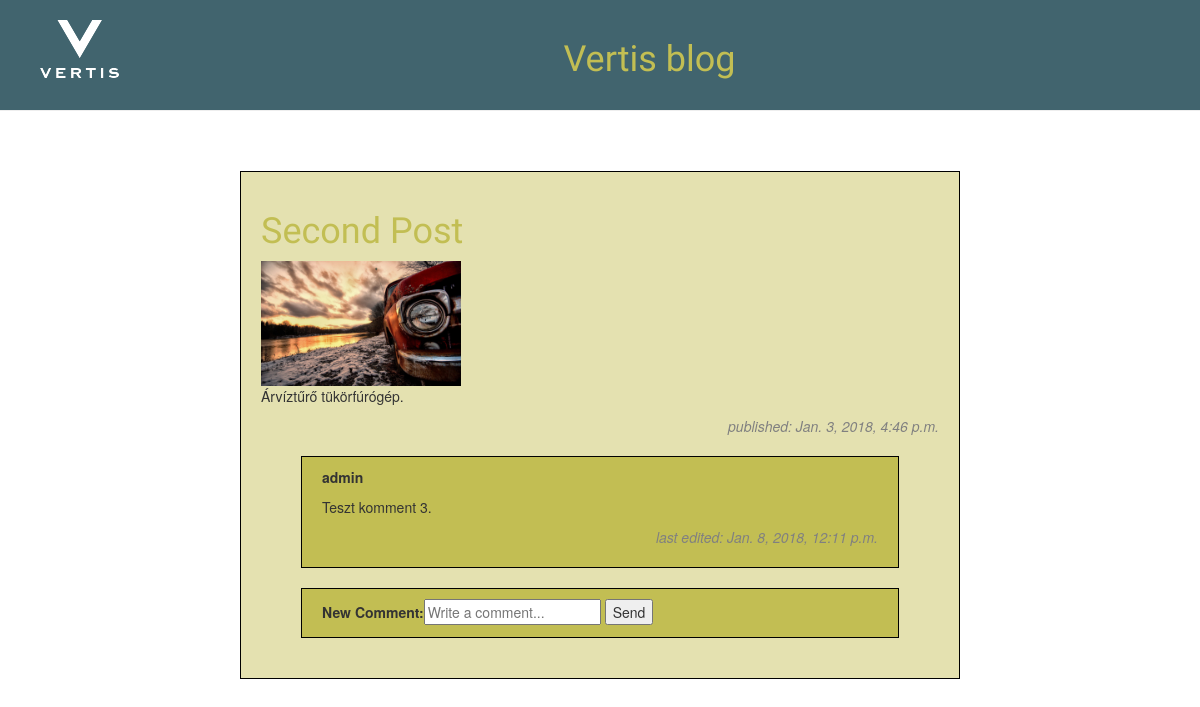
Page /2/ on the committed database.
### blog/models.py (models this page shows, shortened)
class Post(models.Model):
    author = models.ForeignKey('auth.User', on_delete=models.CASCADE,)
    title = models.CharField(max_length=200)
    picture = models.ImageField(
        upload_to="blog/static/picture",
        help_text="The image picture of lab member",
        blank=True
    )
    text = models.TextField()
    created_date = models.DateTimeField(auto_now_add=True)
    published_date = models.DateTimeField(blank=True, null=True)

class Comment(models.Model):
    author = models.ForeignKey('auth.User', on_delete=models.CASCADE,)
    content = models.TextField()
    post = models.ForeignKey(Post, on_delete=models.CASCADE)
    created_date = models.DateTimeField(auto_now_add=True)
    last_updated = models.DateTimeField(auto_now=True)

### blog/views.py (the view)
# urls.py: path('<int:post_id>/', views.post_detail, name='detail'),
def post_detail(request, post_id):
    post = Post.objects.get(pk=post_id)
    comments = Comment.objects.filter(post=post_id)
    return render(
        request,
        'blog/post.html',
        {'post': post, 'comments': comments, 'form': CommentForm()}
    )

### blog/forms.py
class CommentForm(forms.Form):
    new_comment = forms.CharField(
        label='New Comment',
        max_length=100,
        widget=forms.TextInput(attrs={'placeholder': 'Write a comment...'})
        )

### blog/templates/blog/post.html (shortened to what this page needs)
{% load staticfiles %}
<html>
    <head>
        <link rel="stylesheet" href="//maxcdn.bootstrapcdn.com/bootstrap/3.2.0/css/bootstrap.min.css">
        <link rel="stylesheet" href="//maxcdn.bootstrapcdn.com/bootstrap/3.2.0/css/bootstrap-theme.min.css">
        <link rel="stylesheet" href="{% static 'css/blog.css' %}">
    </head>
    <body>
      <div class="page-header">
        <img src="{% static 'picture/header-logo-white.png' %}" alt="Vertis logo" style="float:left">
        <h1 align="center"><a href="{% url 'index' %}">Vertis blog</a></h1>
      </div>
      <div class="post">
          <tr><td><h1><a href="">{{ post.title }}</a></h1></tr></td>
          <tr><td><img class="resize" src="/{{ post.picture }}" alt="{{ post.title }} image"></tr></td>
          <tr><td><p>{{ post.text|linebreaksbr }}</p></tr></td>
          <tr><td><p class="published">published: {{ post.published_date }}</p></tr></td>
          {% for comment in comments %}
            <div class="comment">
              <tr><td><p><b>{{ comment.author }}</b></p></td></tr>
              <tr><td><p>{{ comment.content|linebreaksbr }}</p></td></tr>
              <tr><td><p class="published">last edited: {{ comment.last_updated }}</p></td></tr>
            </div>
          {% endfor %}
          <form class=comment action="{% url 'postnewcomment' post.id %}" method="post">
            {{ form }}
            <input type="submit" value="Send">
          </form>
      </div>
    </body>
</html>

### blog/static/css/blog.css (style rules this page uses)
.post { margin: 5% 20% 5% 20%; background-color: #e4e1b0; border: 1px solid black; padding: 20px 20px 20px 20px; }
.comment { margin: 20px 40px 20px 40px; background-color: #c2be53; border: 1px solid black; padding: 10px 20px 10px 20px; }
h1 a { color: #c2be53; font-family: 'Lobster'; }
.page-header { background-color: #41646e; margin-top: 0; padding: 20px 20px 20px 40px; }
.published { text-align: right; font-style: italic; color: grey; }
img.resize { width: 200px; height: auto; }

### rows in the picture
Post: title "Second Post", picture (picture), text "Árvíztűrő tükörfúrógép.", published_date "Jan. 3, 2018, 4:46 p.m."
Comment: author "admin", content "Teszt komment 3.", last_updated "Jan. 8, 2018, 12:11 p.m."
